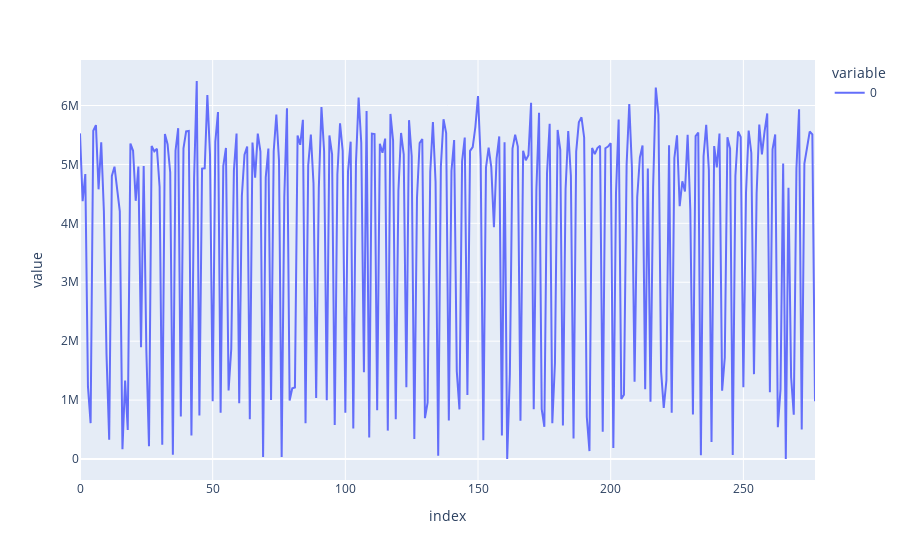

Notebook cell for this chart:
### Code cell
distances = (data[1::2])
distances = list(map(abs,map(float, distances)))
px.line(distances)

### Figure 1 — Plotly figure (JSON) as saved in the notebook; plotly's stock layout.template omitted (floating-point values rounded to 4 significant figures; data arrays with more than 128 entries replaced by an {"elided": "..."} marker saying what was removed)
{"data": [{"hovertemplate": "variable=0<br>index=%{x}<br>value=%{y}<extra></extra>", "legendgroup": "0", "line": {"color": "#636efa", "dash": "solid"}, "mode": "lines", "name": "0", "orientation": "v", "showlegend": true, "type": "scatter", "x": {"elided": "278 int values"}, "xaxis": "x", "y": {"elided": "278 float values"}, "yaxis": "y"}], "layout": {"legend": {"title": {"text": "variable"}, "tracegroupgap": 0}, "margin": {"t": 60}, "xaxis": {"anchor": "y", "domain": [0, 1], "title": {"text": "index"}}, "yaxis": {"anchor": "x", "domain": [0, 1], "title": {"text": "value"}}}}
